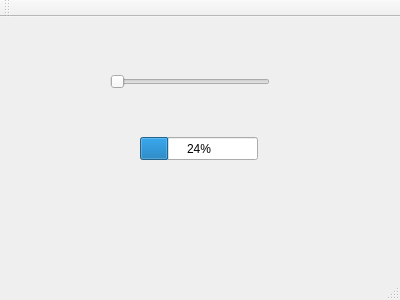
<?xml version="1.0" encoding="UTF-8"?>
<ui version="4.0">
 <class>MainWindow</class>
 <widget class="QMainWindow" name="MainWindow">
  <property name="geometry">
   <rect>
    <x>0</x>
    <y>0</y>
    <width>400</width>
    <height>300</height>
   </rect>
  </property>
  <property name="windowTitle">
   <string>MainWindow</string>
  </property>
  <widget class="QWidget" name="centralWidget">
   <widget class="QProgressBar" name="progressBar">
    <property name="geometry">
     <rect>
      <x>140</x>
      <y>120</y>
      <width>118</width>
      <height>23</height>
     </rect>
    </property>
    <property name="value">
     <number>24</number>
    </property>
   </widget>
   <widget class="QSlider" name="horizontalSlider">
    <property name="geometry">
     <rect>
      <x>110</x>
      <y>50</y>
      <width>160</width>
      <height>29</height>
     </rect>
    </property>
    <property name="orientation">
     <enum>Qt::Horizontal</enum>
    </property>
   </widget>
  </widget>
  <widget class="QMenuBar" name="menuBar">
   <property name="geometry">
    <rect>
     <x>0</x>
     <y>0</y>
     <width>400</width>
     <height>25</height>
    </rect>
   </property>
  </widget>
  <widget class="QToolBar" name="mainToolBar">
   <attribute name="toolBarArea">
    <enum>TopToolBarArea</enum>
   </attribute>
   <attribute name="toolBarBreak">
    <bool>false</bool>
   </attribute>
  </widget>
  <widget class="QStatusBar" name="statusBar"/>
 </widget>
 <layoutdefault spacing="6" margin="11"/>
 <resources/>
 <connections/>
</ui>
